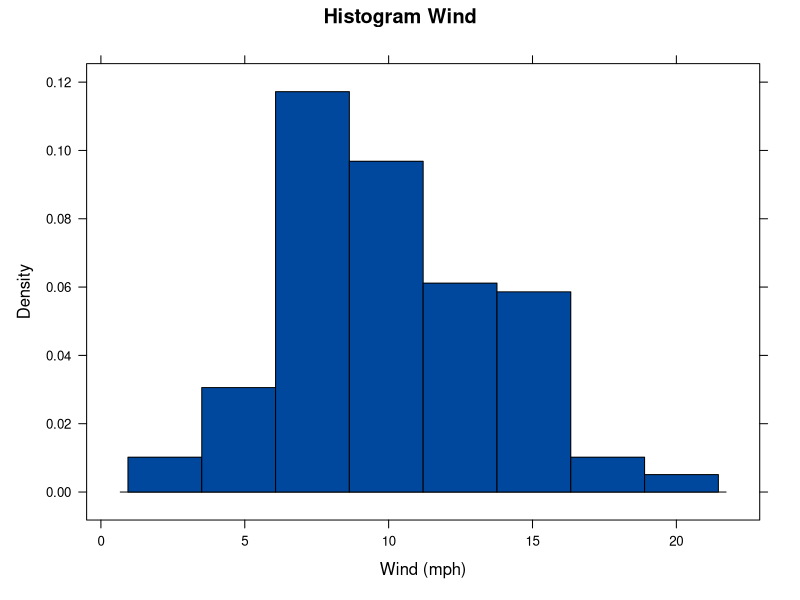
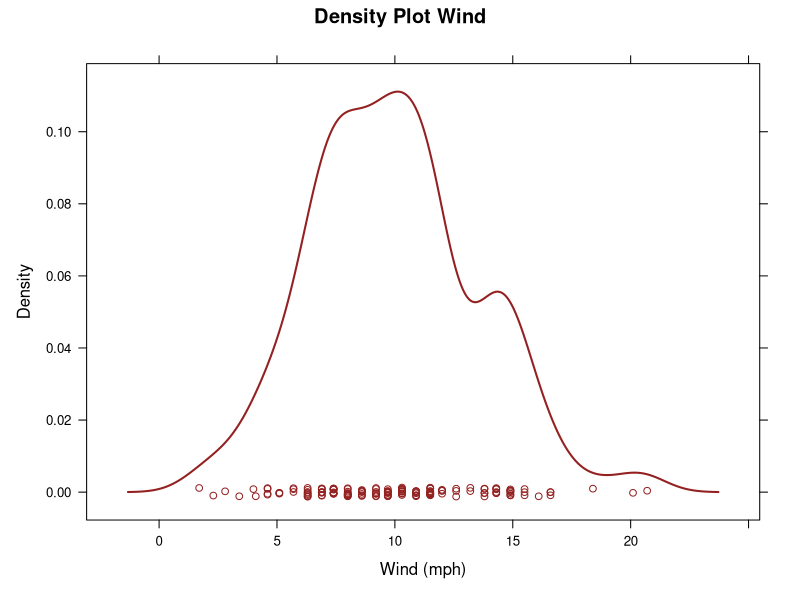
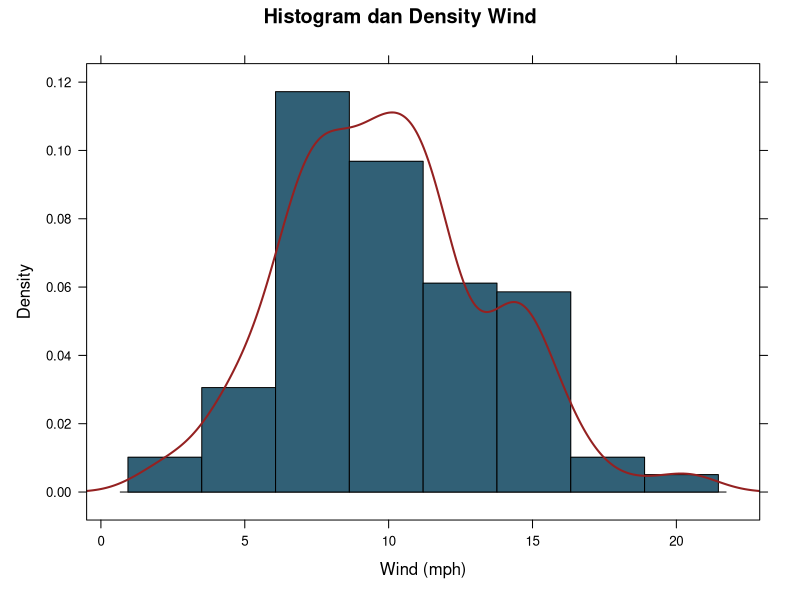
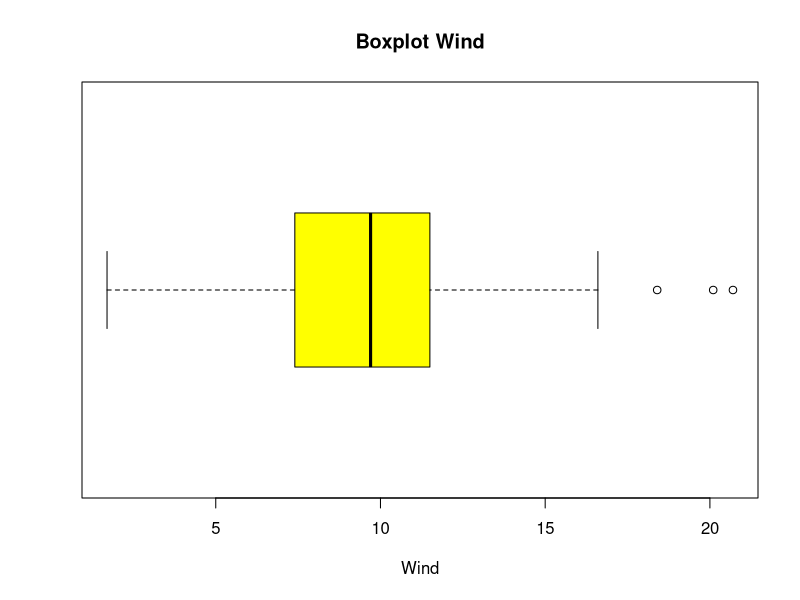
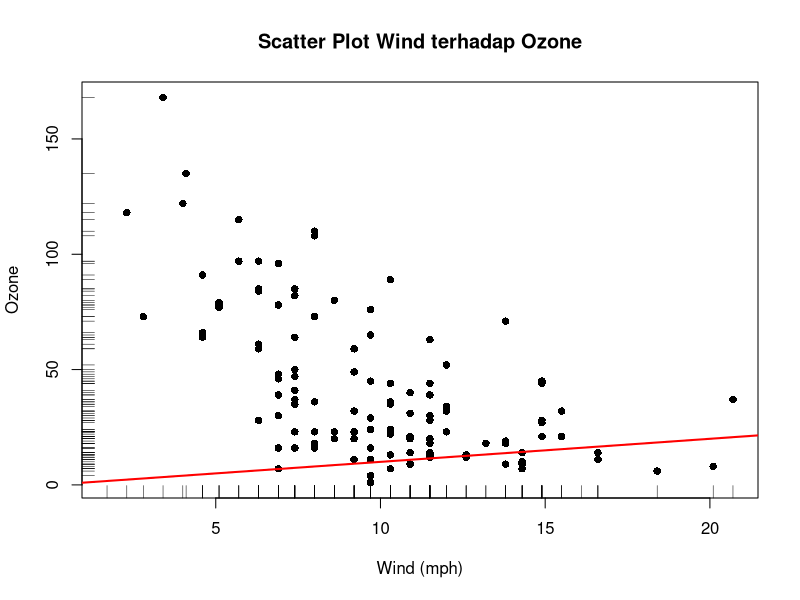

Reproduce these figures in R, in order.
library(lattice)
dev.off
data(airquality)
head(airquality)
str(airquality)
summary(airquality)

# Histogram wind 
histogram(airquality$Wind, data = airquality,
          type = "density",
          col = "#00479E",
          main = "Histogram Wind",
          xlab = "Wind (mph)")

# Density plot 
densityplot(airquality$Wind, data = airquality,
            col = "#942121", lwd = 2,
            main = "Density Plot Wind",
            xlab = "Wind (mph)")

#histogram dan density
histogram(airquality$Wind, data = airquality,
          type = "density",
          col = "#316076",
          main = "Histogram dan Density Wind",
          xlab = "Wind (mph)",
          panel = function(x, ...) {
            panel.histogram(x, ...)
            panel.densityplot(x, col = "#942121", lwd = 2, plot.points = FALSE)
          })
#boxplot
boxplot(airquality$Wind,
        horizontal = TRUE,
        col = "yellow",
        main = "Boxplot Wind",
        xlab = "Wind")

#stem and leaf
stem(airquality$Ozone)
stem(airquality$Solar.R)
stem(airquality$Wind)
stem(airquality$Temp)

#scatter plot
plot(airquality$Wind,
     airquality$Ozone,
     main = "Scatter Plot Wind terhadap Ozone",
     xlab = "Wind (mph)",
     ylab = "Ozone",
     pch = 16)
rug(airquality$Wind)             
rug(airquality$Ozone, side = 2)
abline(0, 1, col = "red", lwd = 2)
